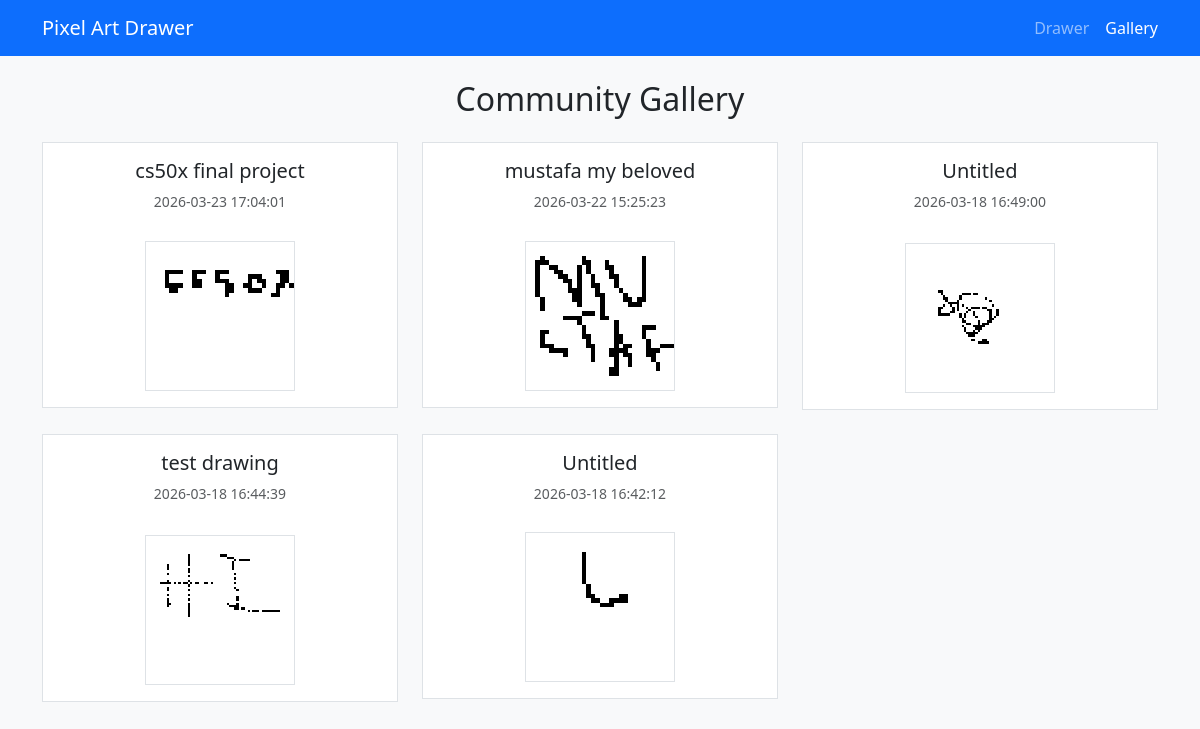
The page /gallery on the database its author committed.
### tables this page shows
CREATE TABLE artworks (
            id INTEGER PRIMARY KEY AUTOINCREMENT,
            title TEXT NOT NULL,
            data TEXT NOT NULL,
            created_at TIMESTAMP DEFAULT CURRENT_TIMESTAMP
        );

### app.py (the view)
@app.route('/gallery')
def gallery():
    db = get_db()
    artworks = db.execute('SELECT * FROM artworks ORDER BY created_at DESC').fetchall()
    db.close()
    return render_template('gallery.html', artworks=artworks)

### app.py (called while the page is built)
def get_db():
    db = sqlite3.connect(DATABASE)
    db.row_factory = sqlite3.Row
    return db

### templates/gallery.html (shortened to what this page needs)
<!DOCTYPE html>
<html lang="en">
<head>
    <link href="https://cdn.jsdelivr.net/npm/bootstrap@5.3.3/dist/css/bootstrap.min.css" rel="stylesheet">
</head>
<body class="bg-light">
    <nav class="navbar navbar-dark bg-primary mb-4">
        <div class="container">
            <a class="navbar-brand" href="/">Pixel Art Drawer</a>
            <div class="navbar-nav d-flex flex-row gap-3">
                <a class="nav-link" href="/">Drawer</a>
                <a class="nav-link active" href="/gallery">Gallery</a>
            </div>
        </div>
    </nav>
    <div class="container">
        <h2 class="text-center mb-4">Community Gallery</h2>
        <div class="row">
            {% for art in artworks %}
            <div class="col-md-4 mb-4">
                <div class="border p-3 bg-white text-center">
                    <h5>{{ art.title }}</h5>
                    <p class="text-muted small">{{ art.created_at }}</p>
                    <div class="preview-container border" data-pixels='{{ art.data }}'
                        style="width: 150px; height: 150px; margin: 0 auto;">
                    </div>
                </div>
            </div>
            {% endfor %}
        </div>
    </div>
</body>
</html>

### rows shown on the page
artworks: title "cs50x final project", created_at "2026-03-23 17:04:01"
artworks: title "mustafa my beloved", created_at "2026-03-22 15:25:23"
artworks: title "Untitled", created_at "2026-03-18 16:49:00"
artworks: title "test drawing", created_at "2026-03-18 16:44:39"
artworks: title "Untitled", created_at "2026-03-18 16:42:12"
